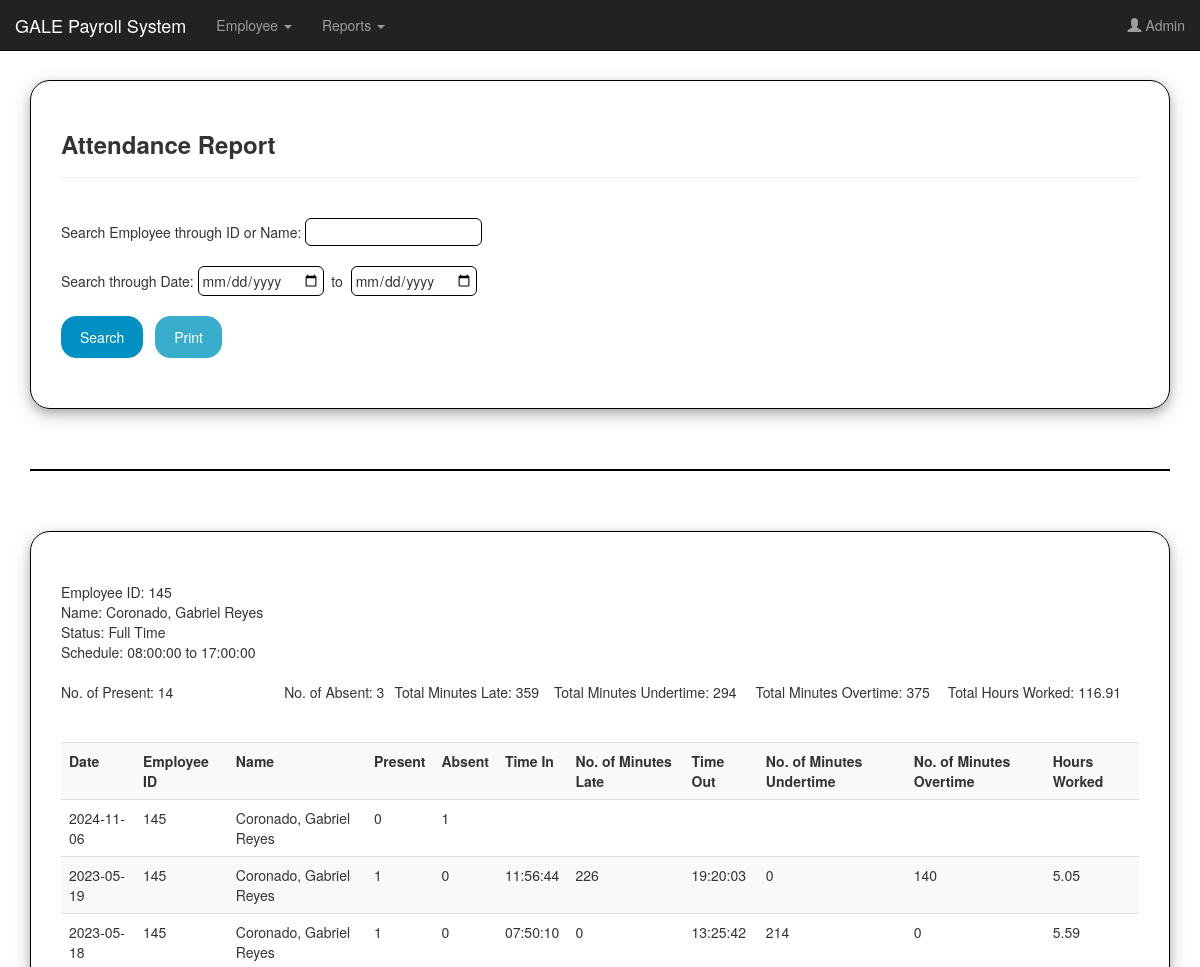
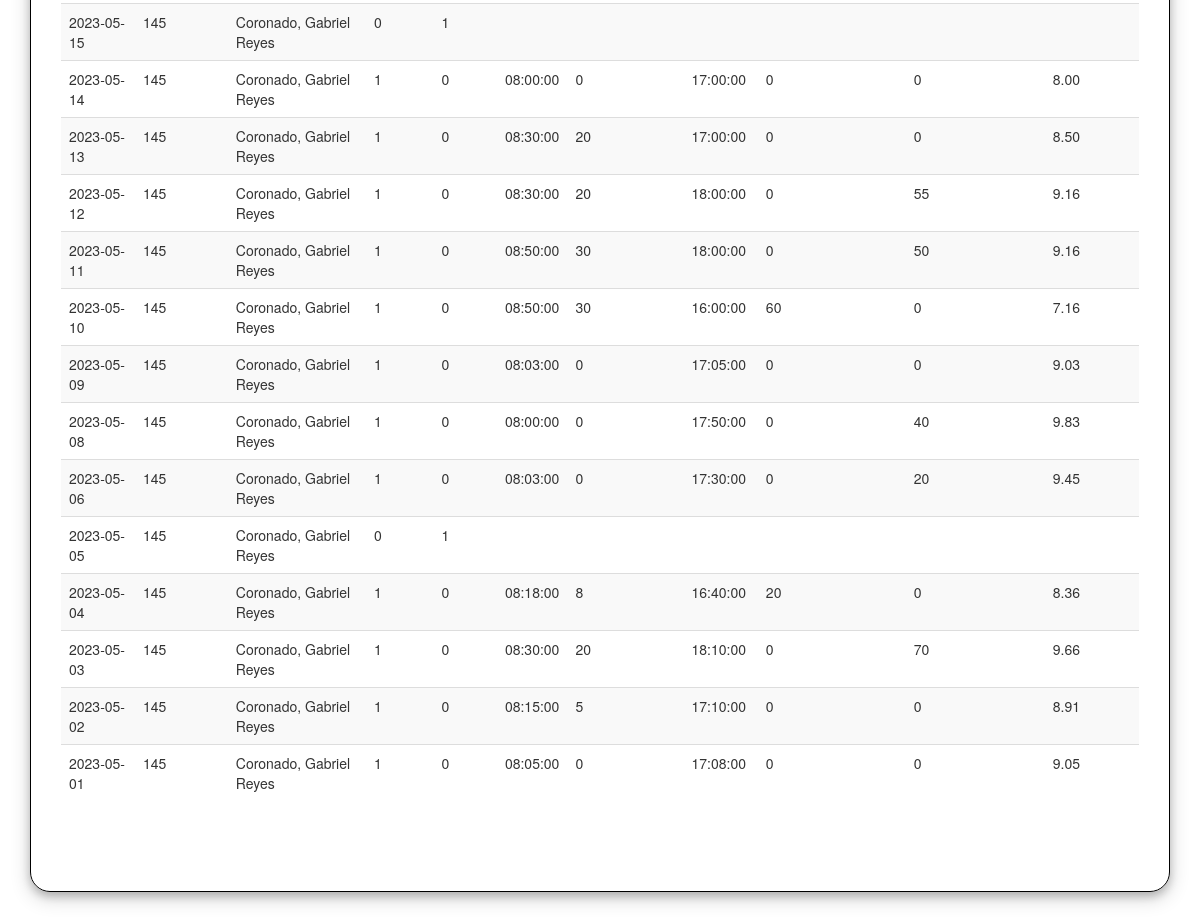
/dailyattendance/attendancereport.php?slct_eid=145 (signed in), run on the app's committed database (2 pictures, top to bottom).
### tables this page shows
CREATE TABLE `dailyattendancetb` (
  `id` int(11) NOT NULL,
  `fld_eid` int(11) NOT NULL,
  `fld_status` varchar(200) NOT NULL,
  `fld_name` varchar(200) NOT NULL,
  `fld_isPresent` tinyint(1) DEFAULT NULL,
  `fld_isAbsent` tinyint(1) DEFAULT NULL,
  `fld_date` date NOT NULL,
  `fld_timein` time DEFAULT NULL,
  `fld_isLate` tinyint(1) DEFAULT NULL,
  `fld_minutesLate` float DEFAULT NULL,
  `fld_timeout` time DEFAULT NULL,
  `fld_isUndertime` tinyint(1) DEFAULT NULL,
  `fld_minutesUndertime` float DEFAULT NULL,
  `fld_isOvertime` tinyint(1) DEFAULT NULL,
  `fld_minutesOvertime` float DEFAULT NULL,
  `fld_hoursworked` float(11,2) DEFAULT NULL,
  `fld_schedstart` time DEFAULT NULL,
  `fld_schedend` time DEFAULT NULL
);

### dailyattendance/dailyattendancerecords.php (the view, shortened to what this page needs)
            <div id="printDiv" width="100%">
<?php
    if(empty($_GET['slct_eid']) && isset($_GET['slct_payrollend'])){
        $result = $conn->query("select * from dailyattendancetb where fld_date BETWEEN '$_GET[slct_payrollstart]' AND '$_GET[slct_payrollend]' ORDER BY fld_date DESC");
        echo "
        <table>
        <tr>
            <td>Date: $_GET[slct_payrollstart] to $_GET[slct_payrollend] <br><br></td>
            </tr>
        </table>
                    <table class='table table-striped' width=100% >
                    <tr align=left>
                    <th>Date</th><th>Employee ID</th><th>Name</th><th>Present</th><th>Absent</th><th>Time In</th><th>No. of Minutes Late</th><th>Time Out</th><th>No. of Minutes Undertime</th><th>No. of Minutes Overtime</th><th>Hours Worked</th>
                    </tr>";
        while($row = $result -> fetch_assoc()){
            echo "
                <tr>
                    <td>$row[fld_date]</td>
                    <td>$row[fld_eid]</td>
                    <td>$row[fld_name]</td>
                    <td>$row[fld_isPresent]</td>
                    <td>$row[fld_isAbsent]</td>
                    <td>$row[fld_timein]</td>
                    <td>$row[fld_minutesLate]</td>
                    <td>$row[fld_timeout]</td>
                    <td>$row[fld_minutesUndertime]</td>
                    <td>$row[fld_minutesOvertime]</td>
                    <td>$row[fld_hoursworked]</td>
                </tr>";
        }
        echo "
        </table>";
    }
    else if(isset($_GET['slct_eid']) && empty($_GET['slct_payrollend'])){
        $status = "";
        $statresult = $conn -> query("select * from dailyattendancetb where fld_eid = '$_GET[slct_eid]' OR fld_name like '%$_GET[slct_eid]%'");
        while($row = $statresult ->fetch_assoc()){
            $eid = $row["fld_eid"];
            $name = $row["fld_name"];
            $status = $row["fld_status"];
            $schedstart = $row["fld_schedstart"];
            $schedend = $row["fld_schedend"];
        }
        $resultpay = $conn-> query("select SUM(fld_isPresent) as no_of_present, SUM(fld_isAbsent) as no_of_absent, SUM(fld_minutesLate) as no_of_late, SUM(fld_minutesUndertime) as no_of_undertime, SUM(fld_minutesOvertime) as no_of_overtime, SUM(fld_hoursworked) as totalhoursworked from dailyattendancetb where fld_eid = '$_GET[slct_eid]' OR fld_name like '%$_GET[slct_eid]%'");
                while($row = $resultpay -> fetch_assoc()){
                    $noofpresent = $row["no_of_present"];
                    $noofabsent = $row["no_of_absent"];
                    $nooflate = $row["no_of_late"];
                    $noofundertime = $row["no_of_undertime"];
                    $noofovertime= $row["no_of_overtime"];
                    $totalhoursworked = $row["totalhoursworked"];
                }
            echo "
            <table width = 100%>
            <tr>
            <td>Employee ID: $eid <br></td>
            </tr>
            <tr>
            <td>Name: $name <br></td>
            </tr>
            <tr>
            <td>Status: $status <br></td>
            </tr>
            <tr>
            <td>Schedule: $schedstart to $schedend <br><br></td>
            </tr>
            <tr>
            <td>No. of Present: $noofpresent</td>
            <td>No. of Absent: $noofabsent</td>
            <td>Total Minutes Late: $nooflate</td>
            <td>Total Minutes Undertime: $noofundertime</td>
            <td>Total Minutes Overtime: $noofovertime</td>
            <td>Total Hours Worked: $totalhoursworked</td>
            </tr>
            <table><br><br>
            ";
        if($status == "Full Time" || $status == "Part Time"){
            echo "
                    <table class='table table-striped' width=100% >
                    <tr align=left>
                    <th>Date</th><th>Employee ID</th><th>Name</th><th>Present</th><th>Absent</th><th>Time In</th><th>No. of Minutes Late</th><th>Time Out</th><th>No. of Minutes Undertime</th><th>No. of Minutes Overtime</th><th>Hours Worked</th>
                    </tr>";
        }else if($status == ""){
            echo "Record does not exist.";
        }
        $result = $conn->query("select * from dailyattendancetb where fld_eid = '$_GET[slct_eid]' OR fld_name like '%$_GET[slct_eid]%' ORDER BY fld_date DESC");
        while($row = $result -> fetch_assoc()){
                echo "
                <tr>
                <td>$row[fld_date]</td>
                <td>$row[fld_eid]</td>
                <td>$row[fld_name]</td>
                <td>$row[fld_isPresent]</td>
                <td>$row[fld_isAbsent]</td>
                <td>$row[fld_timein]</td>
                <td>$row[fld_minutesLate]</td>
                <td>$row[fld_timeout]</td>
                <td>$row[fld_minutesUndertime]</td>
                <td>$row[fld_minutesOvertime]</td>
                <td>$row[fld_hoursworked]</td>
                </tr>";
        }
        echo"
        </table><br><br>
        ";
    }
?>
    </div>
</div>

### data on the page
dailyattendancetb: fld_eid "145", fld_name "Coronado, Gabriel Reyes", fld_status "Full Time", fld_schedstart "08:00:00", fld_schedend "17:00:00", fld_date "2024-11-06", fld_isPresent "0", fld_isAbsent "1"
dailyattendancetb: fld_date "2023-05-19", fld_eid "145", fld_name "Coronado, Gabriel Reyes", fld_isPresent "1", fld_isAbsent "0", fld_timein "11:56:44", fld_minutesLate "226", fld_timeout "19:20:03", fld_minutesUndertime "0", fld_minutesOvertime "140", fld_hoursworked "5.05"
dailyattendancetb: fld_date "2023-05-18", fld_eid "145", fld_name "Coronado, Gabriel Reyes", fld_isPresent "1", fld_isAbsent "0", fld_timein "07:50:10", fld_minutesLate "0", fld_timeout "13:25:42", fld_minutesUndertime "214", fld_minutesOvertime "0", fld_hoursworked "5.59"
dailyattendancetb: fld_date "2023-05-15", fld_eid "145", fld_name "Coronado, Gabriel Reyes", fld_isPresent "0", fld_isAbsent "1"
dailyattendancetb: fld_date "2023-05-14", fld_eid "145", fld_name "Coronado, Gabriel Reyes", fld_isPresent "1", fld_isAbsent "0", fld_timein "08:00:00", fld_minutesLate "0", fld_timeout "17:00:00", fld_minutesUndertime "0", fld_minutesOvertime "0", fld_hoursworked "8.00"
dailyattendancetb: fld_date "2023-05-13", fld_eid "145", fld_name "Coronado, Gabriel Reyes", fld_isPresent "1", fld_isAbsent "0", fld_timein "08:30:00", fld_minutesLate "20", fld_timeout "17:00:00", fld_minutesUndertime "0", fld_minutesOvertime "0", fld_hoursworked "8.50"
dailyattendancetb: fld_date "2023-05-12", fld_eid "145", fld_name "Coronado, Gabriel Reyes", fld_isPresent "1", fld_isAbsent "0", fld_timein "08:30:00", fld_minutesLate "20", fld_timeout "18:00:00", fld_minutesUndertime "0", fld_minutesOvertime "55", fld_hoursworked "9.16"
dailyattendancetb: fld_date "2023-05-11", fld_eid "145", fld_name "Coronado, Gabriel Reyes", fld_isPresent "1", fld_isAbsent "0", fld_timein "08:50:00", fld_minutesLate "30", fld_timeout "18:00:00", fld_minutesUndertime "0", fld_minutesOvertime "50", fld_hoursworked "9.16"
dailyattendancetb: fld_date "2023-05-10", fld_eid "145", fld_name "Coronado, Gabriel Reyes", fld_isPresent "1", fld_isAbsent "0", fld_timein "08:50:00", fld_minutesLate "30", fld_timeout "16:00:00", fld_minutesUndertime "60", fld_minutesOvertime "0", fld_hoursworked "7.16"
dailyattendancetb: fld_date "2023-05-09", fld_eid "145", fld_name "Coronado, Gabriel Reyes", fld_isPresent "1", fld_isAbsent "0", fld_timein "08:03:00", fld_minutesLate "0", fld_timeout "17:05:00", fld_minutesUndertime "0", fld_minutesOvertime "0", fld_hoursworked "9.03"
dailyattendancetb: fld_date "2023-05-08", fld_eid "145", fld_name "Coronado, Gabriel Reyes", fld_isPresent "1", fld_isAbsent "0", fld_timein "08:00:00", fld_minutesLate "0", fld_timeout "17:50:00", fld_minutesUndertime "0", fld_minutesOvertime "40", fld_hoursworked "9.83"
dailyattendancetb: fld_date "2023-05-06", fld_eid "145", fld_name "Coronado, Gabriel Reyes", fld_isPresent "1", fld_isAbsent "0", fld_timein "08:03:00", fld_minutesLate "0", fld_timeout "17:30:00", fld_minutesUndertime "0", fld_minutesOvertime "20", fld_hoursworked "9.45"
dailyattendancetb: fld_date "2023-05-05", fld_eid "145", fld_name "Coronado, Gabriel Reyes", fld_isPresent "0", fld_isAbsent "1"
dailyattendancetb: fld_date "2023-05-04", fld_eid "145", fld_name "Coronado, Gabriel Reyes", fld_isPresent "1", fld_isAbsent "0", fld_timein "08:18:00", fld_minutesLate "8", fld_timeout "16:40:00", fld_minutesUndertime "20", fld_minutesOvertime "0", fld_hoursworked "8.36"
dailyattendancetb: fld_date "2023-05-03", fld_eid "145", fld_name "Coronado, Gabriel Reyes", fld_isPresent "1", fld_isAbsent "0", fld_timein "08:30:00", fld_minutesLate "20", fld_timeout "18:10:00", fld_minutesUndertime "0", fld_minutesOvertime "70", fld_hoursworked "9.66"
dailyattendancetb: fld_date "2023-05-02", fld_eid "145", fld_name "Coronado, Gabriel Reyes", fld_isPresent "1", fld_isAbsent "0", fld_timein "08:15:00", fld_minutesLate "5", fld_timeout "17:10:00", fld_minutesUndertime "0", fld_minutesOvertime "0", fld_hoursworked "8.91"
dailyattendancetb: fld_date "2023-05-01", fld_eid "145", fld_name "Coronado, Gabriel Reyes", fld_isPresent "1", fld_isAbsent "0", fld_timein "08:05:00", fld_minutesLate "0", fld_timeout "17:08:00", fld_minutesUndertime "0", fld_minutesOvertime "0", fld_hoursworked "9.05"

### other printed values
$noofpresent "14"
$noofabsent "3"
$nooflate "359"
$noofundertime "294"
$noofovertime "375"
$totalhoursworked "116.91"
